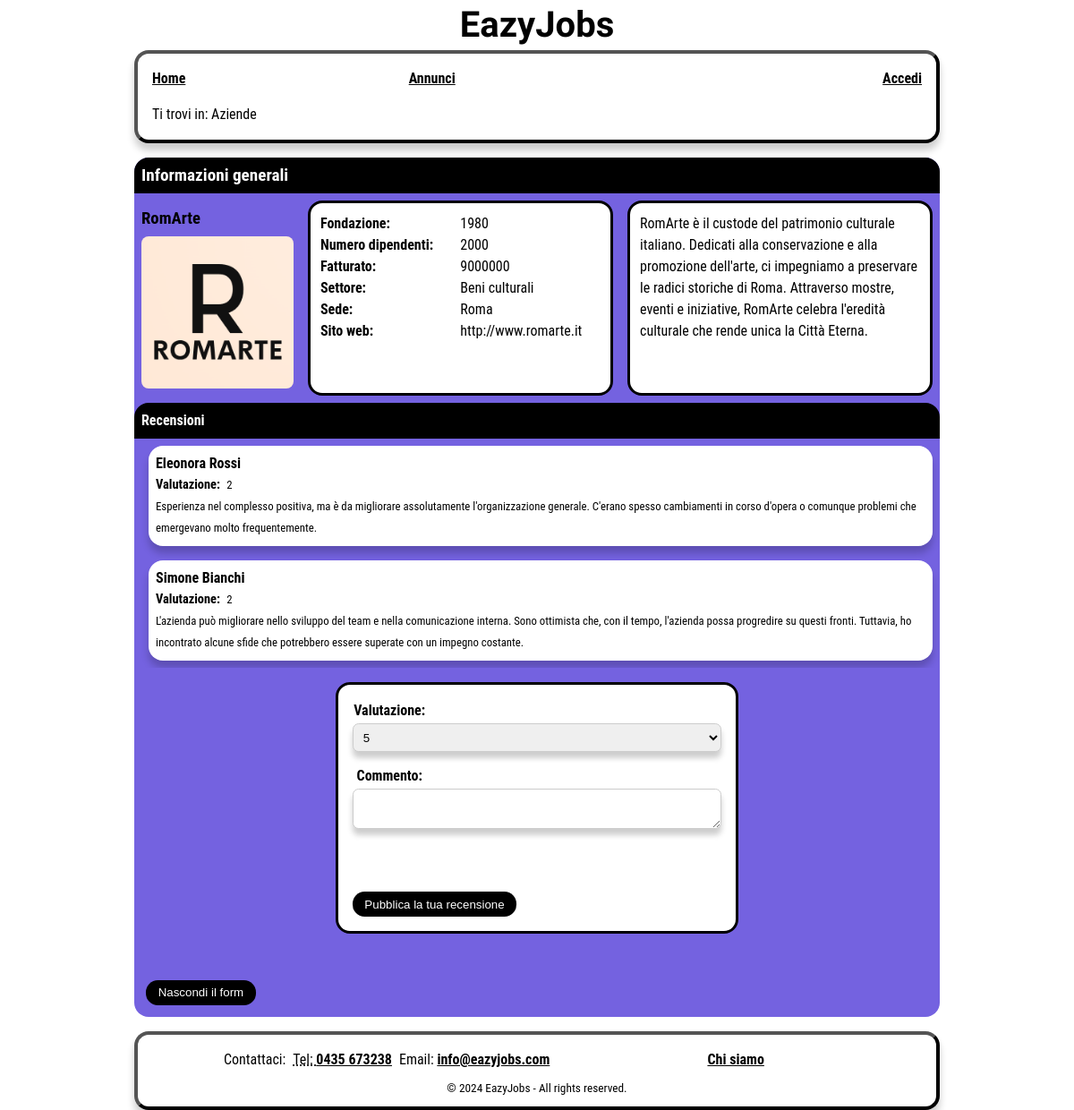
The app's page /EazyJobs/Aziende.php?id=17 with its own data.
### tables this page shows
CREATE TABLE IF NOT EXISTS aziende
(
    id int NOT NULL AUTO_INCREMENT,
    email character varying(60) UNIQUE NOT NULL,
    password character varying(100) NOT NULL,
	nome character varying(60) NOT NULL,
	sito character varying(50) NOT NULL,
	fondazione integer NOT NULL,
	dipendenti integer NOT NULL,
	fatturato integer NOT NULL,
	sede character varying(60) NOT NULL,
	settore character varying(60) NOT NULL,
	`desc` character varying (500) NOT NULL,
    logo_path character varying(90),
    PRIMARY KEY (id)
);

CREATE TABLE IF NOT EXISTS valutazioni
(
    utenti_id int NOT NULL,
    aziende_id int NOT NULL,
    commento character varying(300),
    voto integer NOT NULL CHECK (voto > 0 AND voto <=5),
    PRIMARY KEY (aziende_id, utenti_id),
	FOREIGN KEY (utenti_id)
    REFERENCES utenti (id)
    ON UPDATE CASCADE
    ON DELETE CASCADE,
	FOREIGN KEY(aziende_id)
    REFERENCES aziende(id)
    ON UPDATE CASCADE
    ON DELETE CASCADE
);

CREATE TABLE IF NOT EXISTS utenti
(
    id int NOT NULL AUTO_INCREMENT,
    email character varying(60) UNIQUE NOT NULL,
    password character varying(60) NOT NULL,
	nome character varying(60) NOT NULL,
    cv_path character varying(90),
    PRIMARY KEY (id)
);

### EazyJobs/models/azienda.php (called while the page is built, shortened)
<?php
  class Azienda {
    private $conn;
    private $table = 'aziende';
    public function __construct($db) {
      $this->conn = $db;
    }
    public function getById($aziendaId) {
      $query = 'SELECT * FROM ' . $this->table . ' WHERE id = :aziendaId';
      $stmt = $this->conn->prepare($query);
      $stmt->bindParam(':aziendaId', $aziendaId);
      $stmt->execute();
      return $stmt;
    }
}

### EazyJobs/models/valutazione.php (called while the page is built, shortened)
<?php
  class Valutazione {
    private $conn;
    public function __construct($db) {
      $this->conn = $db;
    }
    public function getAll_byAziendaId($aziendaId) {
        $query = 'SELECT valutazioni.*, utenti.nome AS nome
        FROM valutazioni
        INNER JOIN utenti ON valutazioni.utenti_id = utenti.id
        WHERE valutazioni.aziende_id = :aziendaId';
        $stmt = $this->conn->prepare($query);
        $stmt->bindParam(':aziendaId', $aziendaId);
        $stmt->execute();
        return $stmt;
      }
}

### EazyJobs/Aziende.php (the view, shortened to what this page needs)
<?php
  include_once './models/azienda.php';
  include_once './models/valutazione.php';
  $database = new Database();
  $db = $database->connect();
  $azienda = new Azienda($db);
  if (isset($_GET['id'])) {$aziendaId = $_GET['id'];}
  $result = $azienda->getById($aziendaId);
  $num = $result->rowCount();
  if($num > 0) {
  $str_azienda = "";
  while ($row = $result->fetch(PDO::FETCH_ASSOC)) {
      extract($row);
      $str_azienda = "<div class='header-aziende'>\n" .
      "<h3>" . $nome . "</h3>\n" .
      "<img src='./assets/logos/". $id ."_logo.png' alt='Logo azienda " . $nome ."'>\n" .
      "</div>\n" . "
        <dl>
            <dt class='info-azienda'>Fondazione: </dt>
            <dd><time datetime='" . $fondazione . "'>" . $fondazione . "</time></dd>
            <dt class='info-azienda'>Numero dipendenti: </dt>
            <dd>" . $dipendenti . "</dd>
            <dt class='info-azienda'>Fatturato: </dt>
            <dd>" . $fatturato . "</dd>
            <dt class='info-azienda'>Settore: </dt>
            <dd>" . $settore . "</dd>
            <dt class='info-azienda'>Sede: </dt>
            <dd>" . $sede . "</dd>
            <dt class='info-azienda'>Sito web: </dt>
            <dd>" . $sito . "</dd>
        </dl>
        <p id='descrizioneAzienda'>" . $desc . "</p>";
    }
  }
  $valutazione = new Valutazione($db);
      $result = $valutazione->getAll_byAziendaId($aziendaId);
      $num = $result->rowCount();
      $utenteId = null;
      if($num > 0) {
        $str_valutazioni = "";
        while ($row = $result->fetch(PDO::FETCH_ASSOC)) {
            extract($row);
            if (isset($_SESSION['user_id']) && $_SESSION['user_id'] == $utenti_id) {
              $str_valutazioni .=
                "<li id='recensione-utente'>\n" .
                "<h3>" . $nome . "</h3>\n" .
                "<dl class='valutazione'>\n" .
                "<dt>Valutazione:</dt><dd><p>" . $voto . "</p></dd>\n" .
                "</dl>\n" .
                "<p>" . $commento . "</p>\n" .
                "<div id='controllo-recensione'>\n" .
                "<input type='submit' id='modifica-recensione' aria-label='Modifica la tua recensione' data-id='" . $aziendaId . "' value='Modifica'>\n" .
                "<input type='submit' id='elimina-recensione' aria-label='Elimina la tua recensione' data-id='" . $aziendaId . "' value='Elimina '>\n" .
                "</div>\n" .
                "</li>\n";
                $utenteId = $utenti_id;
            } else {
              $str_valutazioni .=
                  "<li>\n" .
                  "<h3>" . $nome . "</h3>\n" .
                  "<dl class='valutazione'>\n" .
                  "<dt>Valutazione:</dt><dd><p>" . $voto . "</p></dd>\n" .
                  "</dl>\n" .
                  "<p>" . $commento . "</p>\n" .
                  "</li>\n";
            }
        }
      } else {
        $str_valutazioni = '<li class="nessun-trovato">(!) Nessuna recensione trovata</li>';
      }
  $nomefile = "./templates/Aziende.html";
  $contenuto = file_get_contents($nomefile);
  if (isset($_SESSION['user_id'])) {
    $contenuto = str_replace("php-placeholder", "User.php", $contenuto);
    $contenuto = str_replace("link-placeholder", "Area personale", $contenuto);
  } else if (isset($_SESSION['admin_id'])) {
      $contenuto = str_replace("php-placeholder", "Admin.php", $contenuto);
      $contenuto = str_replace("link-placeholder", "Area personale", $contenuto);
  } else {
      $contenuto = str_replace("php-placeholder", "Accedi.php", $contenuto);
      $contenuto = str_replace("link-placeholder", "Accedi", $contenuto);
  }
  $contenuto = str_replace("aziendaId-placeholder", strval($aziendaId), $contenuto);
  $errors = isset($_GET['errors']) ? json_decode(urldecode($_GET['errors']), true) : [];
  $commentoErrore = isset($errors['commento']) ? htmlspecialchars($errors['commento']) : '';
  $modificaCommentoErrore = isset($errors['modifica-commento']) ? htmlspecialchars($errors['modifica-commento']) : '';
  $loginErrore = isset($errors['login']) ? htmlspecialchars($errors['login']) : '';
  $duplicatoErrore = isset($errors['duplicato']) ? htmlspecialchars($errors['duplicato']) : '';
  $contenuto = str_replace("commento-errore-placeholder", $commentoErrore, $contenuto);
  $contenuto = str_replace("commento-errore-placeholder", $modificaCommentoErrore, $contenuto);
  $contenuto = str_replace("login-errore-placeholder", $loginErrore, $contenuto);
  $contenuto = str_replace("duplicato-errore-placeholder", $duplicatoErrore, $contenuto);
  $contenuto = str_replace("", $str_azienda, $contenuto);
  $contenuto = str_replace("", $str_valutazioni, $contenuto);
  if ($utenteId) {
    $result = Valutazione::getById($db, $utenteId, $aziendaId);
    $num = $result->rowCount();
    if($num > 0) {
      while ($row = $result->fetch(PDO::FETCH_ASSOC)) {
        extract($row);
        if ($voto == '1') {
                $contenuto = str_replace("1-placeholder", "selected", $contenuto);
                $contenuto = str_replace("2-placeholder", "", $contenuto);
                $contenuto = str_replace("3-placeholder", "", $contenuto);
                $contenuto = str_replace("4-placeholder", "", $contenuto);
                $contenuto = str_replace("5-placeholder", "", $contenuto);
            } elseif ($voto == '2') {
                $contenuto = str_replace("1-placeholder", "", $contenuto);
                $contenuto = str_replace("2-placeholder", "selected", $contenuto);
                $contenuto = str_replace("3-placeholder", "", $contenuto);
                $contenuto = str_replace("4-placeholder", "", $contenuto);
                $contenuto = str_replace("5-placeholder", "", $contenuto);
            } elseif ($voto == '3') {
                $contenuto = str_replace("1-placeholder", "", $contenuto);
                $contenuto = str_replace("2-placeholder", "", $contenuto);
                $contenuto = str_replace("3-placeholder", "selected", $contenuto);
                $contenuto = str_replace("4-placeholder", "", $contenuto);
                $contenuto = str_replace("5-placeholder", "", $contenuto);
            } elseif ($voto == '4') {
                $contenuto = str_replace("1-placeholder", "", $contenuto);
                $contenuto = str_replace("2-placeholder", "", $contenuto);
                $contenuto = str_replace("3-placeholder", "", $contenuto);
                $contenuto = str_replace("4-placeholder", "selected", $contenuto);
                $contenuto = str_replace("5-placeholder", "", $contenuto);
            } elseif ($voto == '5') {
                $contenuto = str_replace("1-placeholder", "", $contenuto);
                $contenuto = str_replace("2-placeholder", "", $contenuto);
                $contenuto = str_replace("3-placeholder", "", $contenuto);
                $contenuto = str_replace("4-placeholder", "", $contenuto);
                $contenuto = str_replace("5-placeholder", "selected", $contenuto);
            }
        $contenuto = str_replace("commento-placeholder", strval($commento), $contenuto);
      }
    }
  } else {
    $contenuto = str_replace("1-placeholder", "", $contenuto);
    $contenuto = str_replace("2-placeholder", "", $contenuto);
    $contenuto = str_replace("3-placeholder", "", $contenuto);
    $contenuto = str_replace("4-placeholder", "", $contenuto);
    $contenuto = str_replace("5-placeholder", "", $contenuto);
  }
  echo $contenuto;
?>

### EazyJobs/style/style_mini.css (style rules this page uses)
main { width: 90%; margin-top: 0; }
header { display: flex; flex-direction: row; align-items: center; overflow: visible; justify-content: space-between; background-color: var(--headerBgColor); width: 100%; max-height: 20vh; margin-bottom: 0; }
header .header-logo h1 { font-size: 2em; }
#navigazione { border-radius: 0; box-shadow: none; max-width: 100%; padding: 0; border-radius: 1em; }
#breadcrumb { border-radius: 1em; }
#menu, #menu.showing { max-height: 80vh; transition: max-height 0.25s linear; overflow: hidden; }
#menu.hiding { max-height: 0vh; transition: none; }
#menu ul { flex-direction: column; }
#menu ul li:nth-child(3) { display: none; }
#menu ul li { border-top: 2px solid var(--headerBgColor); text-align: center; font-size: 2em; height: 2em; line-height: 2em; }
#menu ul li a { display: block; background-color: var(--headerTxtColor); color: var(--headerBgColor); border-radius: 0.4em; height: inherit; }
#primoContenuto { display: contents; }
form { text-align: center; margin: 1em 0; order: 1; }
footer { border-radius: 0; box-shadow: none; max-width: 100%; }
#footer ul > li:nth-child(2) { display: none; }
ul #contattaci { padding: 0; }
#aziende-main { height: auto; width: 100%; margin: 0; border-radius: 0; }
#aziende-main .delimitatore { border-radius: 0; }
.delimitatore-piccolo { color: white; background-color: var(--headerTxtColor); padding: 0.5em; border-radius: 0; }
.delimitatore-piccolo h3 { font-size: 1em; }
.info-azienda { font-weight: bold; }
#aziende-main #contenitore-informazioni { display: flex; flex-direction: column; }
#aziende-main #contenitore-informazioni dl { background-color: #fff; width: auto; padding: 0.7em; border: 0.2em var(--footerTxtColor) solid; border-radius: 1em; margin: 0.5em; }
#aziende-main #contenitore-informazioni dt { float: left; width: 50%; padding: 0; margin: 0; }
#aziende-main #contenitore-informazioni dd { float: left; width: 50%; padding: 0; margin: 0; }
#aziende-main .header-aziende { width: 100%; }
#aziende-main .header-aziende img { width: 40%; }
#bottone-recensioni { margin: 1em; }
#descrizioneAzienda { background-color: #fff; width: fit-content; padding: 0.7em; border: 0.2em var(--footerTxtColor) solid; border-radius: 1em; margin: 0.5em; }
#aziende-recensioni { display: flex; flex-direction: column; list-style-type: none; margin-bottom: 1em; max-height: 50vh; overflow-y: scroll; }
#aziende-recensioni li { display: flex; flex-direction: column; background-color: white; border-radius: 1em; box-shadow: 0 0.5em 0.5em rgba(0, 0, 0, 0.2); padding: 1em; margin: 0.5em; margin-left: 1em; }
#aziende-recensioni .valutazione dt { float: left; margin-right: 0.5em; }
#aziende-recensioni h3 { color: var(--headerTxtColor); font-size: 1em; }
#aziende-recensioni p { font-size: 0.8em; }
#recensioni-form, #recensioni-modifica-form { display: flex; flex-direction: column; overflow: auto; max-width: 80%; margin: auto; padding: 1em; max-height: fit-content; border: 3px solid; border-radius: 1em; border-color: var(--headerTxtColor); }
.visibile { visibility: visible; }
#recensioni-form label, #recensioni-modifica-form label { margin-top: 0.1em; margin-bottom: 0.1em; margin-left: 0; color: var(--headerTxtColor); font-weight: bold; width: 20%; }
#recensioni-form textarea, #recensioni-modifica-form textarea, #recensioni-form select, #recensioni-modifica-form select, #recensioni-form input[type="submit"] #recensioni-modifica-form input[type="submit"] { margin-bottom: 1em; padding: 0.5em; border-radius: 0.5em; border: 1px solid #ccc; box-shadow: 0 0.5em 0.5em rgba(0, 0, 0, 0.2); }
#recensioni-form #valutazione, #recensioni-modifica-form #valutazione { margin-left: 0; }
#recensioni-form #commento, #recensioni-modifica-form #commento { resize: vertical; padding: 0.5em; box-sizing: border-box; vertical-align: top; overflow-y: auto; }

### records on screen
aziende: nome "RomArte", fondazione "1980", dipendenti "2000", fatturato "9000000", settore "Beni culturali", sede "Roma", sito "http://www.romarte.it", desc "RomArte è il custode del patrimonio culturale italiano. Dedicati alla conservazione e alla promozione dell'arte, ci impegniamo a preservare le radici storiche di Roma. Attraverso mostre, eventi e iniziative, RomArte celebra l'eredità culturale che rende unica la Città Eterna."
valutazioni: utenti.nome "Eleonora Rossi", voto "2", commento "Esperienza nel complesso positiva, ma è da migliorare assolutamente l'organizzazione generale. C'erano spesso cambiamenti in corso d'opera o comunque problemi che emergevano molto frequentemente."
valutazioni: utenti.nome "Simone Bianchi", voto "2", commento "L'azienda può migliorare nello sviluppo del team e nella comunicazione interna. Sono ottimista che, con il tempo, l'azienda possa progredire su questi fronti. Tuttavia, ho incontrato alcune sfide che potrebbero essere superate con un impegno costante."
